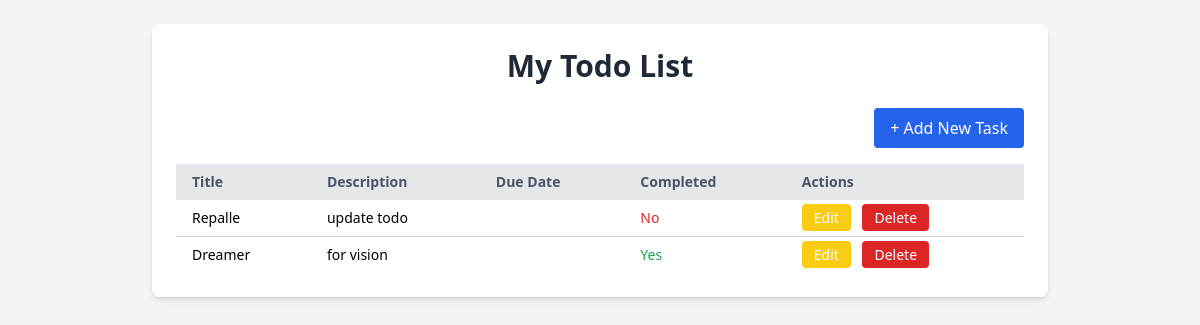
Before: / with the older database file.
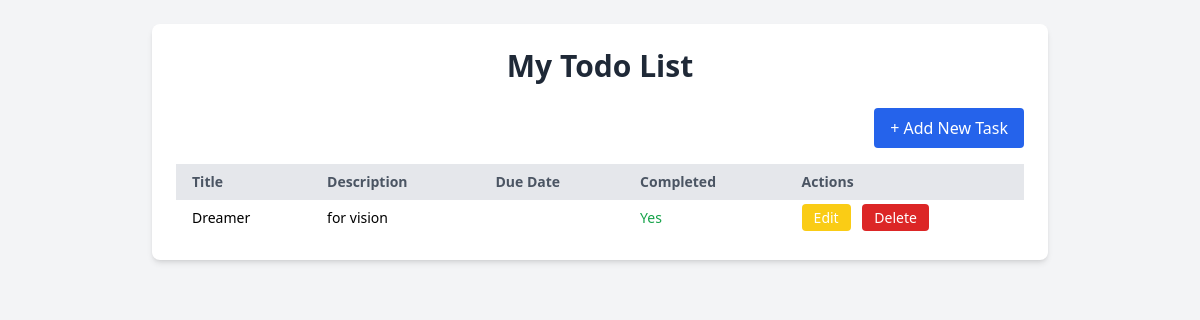
After: the same page with the newer database file.
### TODO/models.py (models this page shows, shortened)
class Todo(models.Model):
    title = models.CharField(max_length=200)
    description = models.TextField(blank=True, null=True)
    completed = models.BooleanField(default=False)
    created_at = models.DateTimeField(auto_now_add=True)
    updated_at = models.DateTimeField(auto_now=True)

### TODO/views.py (the view)
# urls.py: path('', TodoListView.as_view(), name='todo_list'),
class TodoListView(listview):
    model = Todo
    template_name = 'todo/todo_list.html'
    context_object_name = 'todos'

### TODO/templates/todo/todo_list.html (shortened to what this page needs)
<!DOCTYPE html>
<html lang="en">
<head>
    <script src="https://cdn.tailwindcss.com"></script>
</head>
<body class="bg-gray-100 min-h-screen p-6">
    <div class="max-w-4xl mx-auto bg-white shadow-md rounded-lg p-6">
        <h1 class="text-3xl font-bold mb-6 text-center text-gray-800">My Todo List</h1>
        <div class="flex justify-end mb-4">
            <a href="{% url 'todo_create' %}" class="bg-blue-600 hover:bg-blue-700 text-white px-4 py-2 rounded">
                + Add New Task
            </a>
        </div>
        {% if object_list %}
        <div class="overflow-x-auto">
            <table class="min-w-full text-sm text-left">
                <thead class="bg-gray-200 text-gray-600">
                    <tr>
                        <th class="py-2 px-4">Title</th>
                        <th class="py-2 px-4">Description</th>
                        <th class="py-2 px-4">Due Date</th>
                        <th class="py-2 px-4">Completed</th>
                        <th class="py-2 px-4">Actions</th>
                    </tr>
                </thead>
                <tbody class="divide-y divide-gray-300">
                    {% for todo in object_list %}
                    <tr class="hover:bg-gray-50">
                        <td class="py-2 px-4">{{ todo.title }}</td>
                        <td class="py-2 px-4">{{ todo.description }}</td>
                        <td class="py-2 px-4">{{ todo.due_date }}</td>
                        <td class="py-2 px-4">
                            {% if todo.completed %}
                                <span class="text-green-600 font-medium">Yes</span>
                            {% else %}
                                <span class="text-red-600 font-medium">No</span>
                            {% endif %}
                        </td>
                        <td class="py-2 px-4 space-x-2">
                            <a href="{% url 'todo_update' todo.pk %}" class="bg-yellow-400 hover:bg-yellow-500 text-white px-3 py-1 rounded">Edit</a>
                            <a href="{% url 'todo_delete' todo.pk %}" class="bg-red-600 hover:bg-red-700 text-white px-3 py-1 rounded">Delete</a>
                        </td>
                    </tr>
                    {% endfor %}
                </tbody>
            </table>
        </div>
        {% else %}
        <p class="text-center text-gray-500">No todos yet. Start by adding one.</p>
        {% endif %}
    </div>
</body>
</html>

Changed rows visible on the page:
removed Todo: title "Repalle", description "update todo", completed "No"
